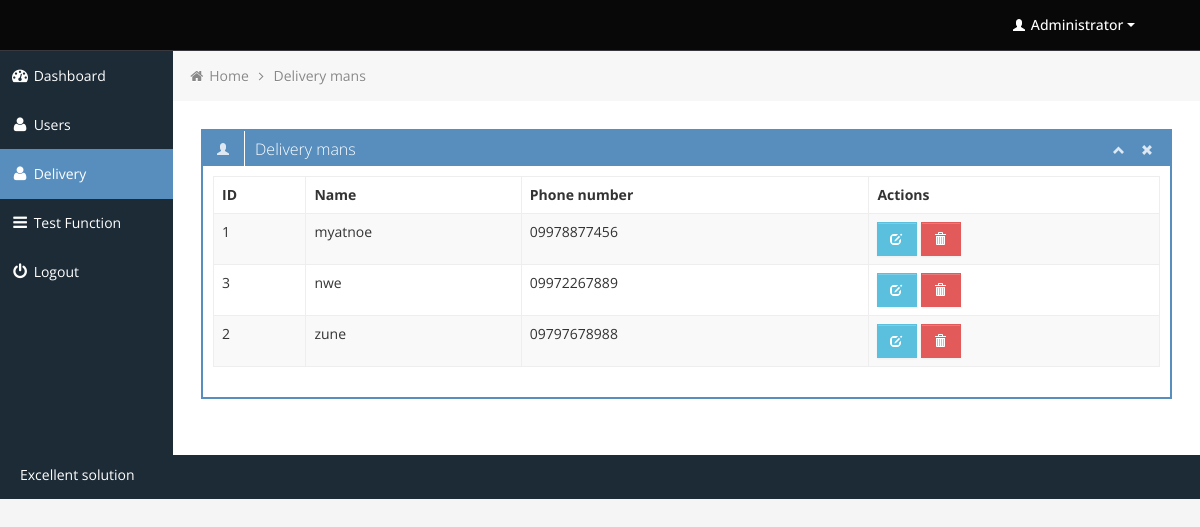
/delivery.php (signed in), run on the app's committed database.
### tables this page shows
CREATE TABLE `delivery` (
  `Id` int(50) NOT NULL,
  `username` varchar(100) NOT NULL,
  `password` varchar(50) NOT NULL,
  `phNumber` varchar(20) NOT NULL,
  `deliTownship` varchar(100) NOT NULL
);

### delivery.php (the view, shortened to what this page needs)
	<div class="row-fluid sortable">
	<div class="box span12">
		<div class="box-header" data-original-title>
			<h2><i class="halflings-icon white user"></i><span class="break"></span>Delivery mans</h2>
			<div class="box-icon">
				<a href="#" class="btn-minimize"><i class="halflings-icon white chevron-up"></i></a>
				<a href="#" class="btn-close"><i class="halflings-icon white remove"></i></a>
			</div>
		</div>
		<div class="box-content">
			<table class="table table-striped table-bordered bootstrap-datatable datatable">
			  <thead>
				  <tr>
					  <th>ID</th>
					  <th>Name</th>
					  <th>Phone number</th>
					  <th>Actions</th>
				  </tr>
			  </thead>
			  <tbody>
				<?php
					include("includes/connection.php");
					$sql = "SELECT * FROM delivery ORDER BY username";
					$result=mysqli_query($connect,$sql);
				while ($row=mysqli_fetch_array($result))
				{ ?>
				<tr>
					<td><?php echo $row['Id']; ?></td>
					<td><?php echo $row['username']; ?></td>
					<td><?php echo $row['phNumber']; ?></td>
					<td class="center">
						<a class="btn btn-info" href="edit_delivery.php?dID=<?php echo $row['Id']; ?>">
							<i class="halflings-icon white edit"></i>
						</a>
						<a class="btn btn-danger" onclick="return confirmDel()" href="delete_delivery.php?deldID=<?php echo $row['Id'];?>">
							<i class="halflings-icon white trash"></i>
						</a>
					</td>
				</tr>
				<?php
				   }
				?>
			  </tbody>
		  </table>
		</div>
	</div>
</div>

### css/style.css (style rules this page uses)
body { background: #F5F5F5; color: #333; border: none; font-family: 'Open Sans', sans-serif; font-weight: 400; }
a { color: #646464; }
h2 { font-size: 16px; line-height: 16px; }
.box { border: 2px solid #578EBE; background: #fff !important; margin-bottom: 28px; }
.box-header { height: 16px; font-size: 16px; line-height: 16px; padding: 10px; background: #578EBE; -webkit-box-shadow: none; -moz-box-shadow: none; box-shadow: none; overflow: hidden; }
.box-header h2 { float:left; margin-top: 0px; font-weight: 300; }
.box-header .box-icon, .box-header h2 { color:#fff; }
.box-header h2 i { margin: 0px 3px 0px 4px; opacity: .8; filter: alpha(opacity=80); -ms-filter:"progid:DXImageTransform.Microsoft.Alpha(Opacity=80)"; }
.box-header .box-icon { float:right; margin-top: 1px; }
.box-header .box-icon i { -webkit-transition: all 0.1s ease-in-out; -moz-transition: all 0.1s ease-in-out; -o-transition: all 0.1s ease-in-out; -ms-transition: all 0.1s ease-in-out; transition: all 0.1s ease-in-out; opacity: .8; filter: alpha(opacity=80); -ms-filter:"progid:DXImageTransform.Microsoft.Alpha(Opacity=80)"; }
.box-header .box-icon a { margin: 0px 5px; }
.box-content { position: relative; z-index: 50; margin-top: -1px; padding: 10px; background: #fff !important; }
.btn { display: inline-block; padding: 6px 12px; margin-bottom: 0; font-size: 14px; font-weight: 500; line-height: 20px; text-align: center; white-space: nowrap; vertical-align: middle; cursor: pointer; border: 1px solid #a7a9aa; -webkit-border-radius: 0px !important; border-radius: 0px !important; }
.btn i { margin-top: 2px; }
.btn { color: #ffffff; background-color: #a7a9aa; border-color: #a7a9aa; background-image: none; filter: none; text-shadow: none; }
.btn-danger { background-color: #E25A59; border-color: #E25A59; }
.btn-info { background-color: #5bc0de; border-color: #5bc0de; }
.table th, .table td { border-top: 1px solid #eee; }
.table-bordered { border-color: #eee; -webkit-border-radius: 0px !important; -moz-border-radius: 0px !important; border-radius: 0px !important; }
.table-bordered th, .table-bordered td { border-left: 1px solid #eee; }
.table-bordered thead:first-child tr:first-child > th:first-child, .table-bordered tbody:first-child tr:first-child > td:first-child, .table-bordered tbody:first-child tr:first-child > th:first-child { -webkit-border-radius: 0px !important; -moz-border-radius: 0px !important; border-radius: 0px !important; }
.table-bordered thead:first-child tr:first-child > th:last-child, .table-bordered tbody:first-child tr:first-child > td:last-child, .table-bordered tbody:first-child tr:first-child > th:last-child { -webkit-border-radius: 0px !important; -moz-border-radius: 0px !important; border-radius: 0px !important; }
.table-bordered thead:last-child tr:last-child > th:first-child, .table-bordered tbody:last-child tr:last-child > td:first-child, .table-bordered tbody:last-child tr:last-child > th:first-child, .table-bordered tfoot:last-child tr:last-child > td:first-child, .table-bordered tfoot:last-child tr:last-child > th:first-child { -webkit-border-radius: 0px !important; -moz-border-radius: 0px !important; border-radius: 0px !important; }
.table-bordered thead:last-child tr:last-child > th:last-child, .table-bordered tbody:last-child tr:last-child > td:last-child, .table-bordered tbody:last-child tr:last-child > th:last-child, .table-bordered tfoot:last-child tr:last-child > td:last-child, .table-bordered tfoot:last-child tr:last-child > th:last-child { -webkit-border-radius: 0px !important; -moz-border-radius: 0px !important; border-radius: 0px !important; }

### css/halflings.css (style rules this page uses)
html, html .halflings { -webkit-font-smoothing: antialiased !important; }
.halflings-icon { display: inline-block; width: 14px; height: 14px; line-height: 14px; vertical-align: text-top; background-image: url(../img/glyphicons_halflings.svg); background-position: 0 0; background-repeat: no-repeat; vertical-align: top; *display: inline; *zoom: 1; *margin-right: .3em; }
.halflings-icon.white { background-image: url(../img/glyphicons_halflings-white.svg); }
.halflings-icon.user { background-position: -168px 0; }
.halflings-icon.remove { background-position: -312px 0; }
.halflings-icon.trash { background-position: -456px 0; }
.halflings-icon.edit { background-position: -96px -72px; }
.halflings-icon.chevron-up { background-position: -288px -120px; }

### data on the page
delivery: Id "1", username "myatnoe", phNumber "09978877456"
delivery: Id "3", username "nwe", phNumber "09972267889"
delivery: Id "2", username "zune", phNumber "09797678988"
